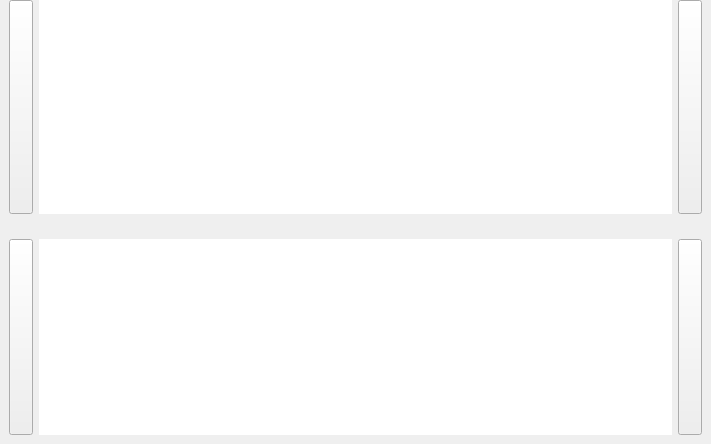
<?xml version="1.0" encoding="UTF-8"?>
<ui version="4.0">
 <class>m_OsdExtFilter</class>
 <widget class="QWidget" name="m_OsdExtFilter">
  <property name="geometry">
   <rect>
    <x>0</x>
    <y>0</y>
    <width>711</width>
    <height>444</height>
   </rect>
  </property>
  <layout class="QVBoxLayout" name="verticalLayout">
   <property name="spacing">
    <number>16</number>
   </property>
   <property name="leftMargin">
    <number>0</number>
   </property>
   <property name="topMargin">
    <number>0</number>
   </property>
   <property name="rightMargin">
    <number>0</number>
   </property>
   <property name="bottomMargin">
    <number>0</number>
   </property>
   <item>
    <widget class="COsdMediaModeContext" name="m_MediaMode" native="true">
     <property name="sizePolicy">
      <sizepolicy hsizetype="Expanding" vsizetype="Preferred">
       <horstretch>0</horstretch>
       <verstretch>0</verstretch>
      </sizepolicy>
     </property>
     <property name="palette">
      <palette>
       <active>
        <colorrole role="WindowText">
         <brush brushstyle="SolidPattern">
          <color alpha="255">
           <red>255</red>
           <green>153</green>
           <blue>51</blue>
          </color>
         </brush>
        </colorrole>
        <colorrole role="Text">
         <brush brushstyle="SolidPattern">
          <color alpha="255">
           <red>255</red>
           <green>153</green>
           <blue>51</blue>
          </color>
         </brush>
        </colorrole>
       </active>
       <inactive>
        <colorrole role="WindowText">
         <brush brushstyle="SolidPattern">
          <color alpha="255">
           <red>255</red>
           <green>153</green>
           <blue>51</blue>
          </color>
         </brush>
        </colorrole>
        <colorrole role="Text">
         <brush brushstyle="SolidPattern">
          <color alpha="255">
           <red>255</red>
           <green>153</green>
           <blue>51</blue>
          </color>
         </brush>
        </colorrole>
       </inactive>
       <disabled>
        <colorrole role="WindowText">
         <brush brushstyle="SolidPattern">
          <color alpha="255">
           <red>120</red>
           <green>120</green>
           <blue>120</blue>
          </color>
         </brush>
        </colorrole>
        <colorrole role="Text">
         <brush brushstyle="SolidPattern">
          <color alpha="255">
           <red>120</red>
           <green>120</green>
           <blue>120</blue>
          </color>
         </brush>
        </colorrole>
       </disabled>
      </palette>
     </property>
     <property name="skinBackground" stdset="0">
      <string notr="true">can_glass=&quot;0&quot; color1=&quot;0x50000000&quot; type=&quot;0&quot;</string>
     </property>
     <property name="buttonsImage" stdset="0">
      <stringlist notr="true">
       <string>img\tree\network-icon.png</string>
       <string>img\tree\network-local-icon.png</string>
       <string>img\tree\records-icon.png</string>
       <string>img\tree\network-icon.png</string>
      </stringlist>
     </property>
     <layout class="QHBoxLayout" name="horizontalLayout_2">
      <property name="topMargin">
       <number>0</number>
      </property>
      <property name="bottomMargin">
       <number>0</number>
      </property>
      <item>
       <widget class="CSkinButton" name="PANEL_UP_BUTTON_ID">
        <property name="sizePolicy">
         <sizepolicy hsizetype="Minimum" vsizetype="Minimum">
          <horstretch>0</horstretch>
          <verstretch>0</verstretch>
         </sizepolicy>
        </property>
        <property name="focusPolicy">
         <enum>Qt::NoFocus</enum>
        </property>
        <property name="text">
         <string notr="true"/>
        </property>
        <property name="autoRepeat">
         <bool>true</bool>
        </property>
        <property name="skinImage" stdset="0">
         <stringlist notr="true">
          <string>src=&quot;img\tree\panelleft.png&quot;</string>
         </stringlist>
        </property>
       </widget>
      </item>
      <item>
       <widget class="CSkinPanel" name="SkinPanel">
        <property name="sizePolicy">
         <sizepolicy hsizetype="Expanding" vsizetype="Expanding">
          <horstretch>0</horstretch>
          <verstretch>0</verstretch>
         </sizepolicy>
        </property>
        <property name="minimumSize">
         <size>
          <width>0</width>
          <height>0</height>
         </size>
        </property>
        <property name="maximumSize">
         <size>
          <width>16777215</width>
          <height>16777215</height>
         </size>
        </property>
        <property name="palette">
         <palette>
          <active>
           <colorrole role="WindowText">
            <brush brushstyle="SolidPattern">
             <color alpha="255">
              <red>255</red>
              <green>153</green>
              <blue>51</blue>
             </color>
            </brush>
           </colorrole>
          </active>
          <inactive>
           <colorrole role="WindowText">
            <brush brushstyle="SolidPattern">
             <color alpha="255">
              <red>255</red>
              <green>153</green>
              <blue>51</blue>
             </color>
            </brush>
           </colorrole>
          </inactive>
          <disabled>
           <colorrole role="WindowText">
            <brush brushstyle="SolidPattern">
             <color alpha="255">
              <red>120</red>
              <green>120</green>
              <blue>120</blue>
             </color>
            </brush>
           </colorrole>
          </disabled>
         </palette>
        </property>
        <property name="font">
         <font>
          <family>Tahoma</family>
          <pointsize>12</pointsize>
          <weight>75</weight>
          <bold>true</bold>
         </font>
        </property>
        <property name="cursor" stdset="0">
         <cursorShape>PointingHandCursor</cursorShape>
        </property>
        <property name="focusPolicy">
         <enum>Qt::NoFocus</enum>
        </property>
        <property name="frameShape">
         <enum>QFrame::NoFrame</enum>
        </property>
        <property name="frameShadow">
         <enum>QFrame::Plain</enum>
        </property>
        <property name="lineWidth">
         <number>0</number>
        </property>
        <property name="verticalScrollBarPolicy">
         <enum>Qt::ScrollBarAlwaysOff</enum>
        </property>
        <property name="horizontalScrollBarPolicy">
         <enum>Qt::ScrollBarAlwaysOff</enum>
        </property>
        <property name="editTriggers">
         <set>QAbstractItemView::NoEditTriggers</set>
        </property>
        <property name="showDropIndicator" stdset="0">
         <bool>false</bool>
        </property>
        <property name="dragEnabled">
         <bool>false</bool>
        </property>
        <property name="dragDropMode">
         <enum>QAbstractItemView::DropOnly</enum>
        </property>
        <property name="defaultDropAction">
         <enum>Qt::IgnoreAction</enum>
        </property>
        <property name="selectionMode">
         <enum>QAbstractItemView::NoSelection</enum>
        </property>
        <property name="verticalScrollMode">
         <enum>QAbstractItemView::ScrollPerPixel</enum>
        </property>
        <property name="horizontalScrollMode">
         <enum>QAbstractItemView::ScrollPerPixel</enum>
        </property>
        <property name="flow">
         <enum>QListView::LeftToRight</enum>
        </property>
        <property name="spacing">
         <number>1</number>
        </property>
        <property name="uniformItemSizes">
         <bool>true</bool>
        </property>
        <property name="skinItemSize" stdset="0">
         <size>
          <width>150</width>
          <height>30</height>
         </size>
        </property>
        <property name="skinBaseSize" stdset="0">
         <size>
          <width>0</width>
          <height>30</height>
         </size>
        </property>
        <property name="skinImage" stdset="0">
         <stringlist notr="true">
          <string>src=&quot;img\osd\mediamodeback.png&quot;</string>
          <string>src=&quot;img\osd\mediamodebackpress.png&quot;</string>
         </stringlist>
        </property>
        <property name="textRect" stdset="0">
         <rect>
          <x>30</x>
          <y>0</y>
          <width>150</width>
          <height>30</height>
         </rect>
        </property>
        <property name="textAlignment" stdset="0">
         <number>132</number>
        </property>
        <property name="glow" stdset="0">
         <string>glow=&quot;3.2&quot; color=&quot;0x901F1F40&quot;</string>
        </property>
        <property name="imgRect" stdset="0">
         <rect>
          <x>3</x>
          <y>2</y>
          <width>30</width>
          <height>30</height>
         </rect>
        </property>		
       </widget>
      </item>
      <item>
       <widget class="CSkinButton" name="PANEL_DOWN_BUTTON_ID">
        <property name="sizePolicy">
         <sizepolicy hsizetype="Minimum" vsizetype="Minimum">
          <horstretch>0</horstretch>
          <verstretch>0</verstretch>
         </sizepolicy>
        </property>
        <property name="focusPolicy">
         <enum>Qt::NoFocus</enum>
        </property>
        <property name="text">
         <string notr="true"/>
        </property>
        <property name="autoRepeat">
         <bool>true</bool>
        </property>
        <property name="skinImage" stdset="0">
         <stringlist>
          <string>src=&quot;img\tree\panelright.png&quot;</string>
         </stringlist>
        </property>
       </widget>
      </item>
     </layout>
    </widget>
   </item>
   <item>
    <widget class="COsdExtFilterContext" name="m_ExtFilter" native="true">
     <property name="sizePolicy">
      <sizepolicy hsizetype="Expanding" vsizetype="Preferred">
       <horstretch>0</horstretch>
       <verstretch>0</verstretch>
      </sizepolicy>
     </property>
     <property name="font">
      <font>
       <family>Tahoma</family>
       <pointsize>11</pointsize>
       <weight>75</weight>
       <bold>true</bold>
      </font>
     </property>
     <property name="acceptDrops">
      <bool>false</bool>
     </property>
     <property name="skinBackground" stdset="0">
      <string notr="true">can_glass=&quot;0&quot; color1=&quot;0x50000000&quot; type=&quot;0&quot;</string>
     </property>
     <property name="buttonsImage" stdset="0">
      <stringlist notr="true">
       <string>img\tree\selectall.png</string>
      </stringlist>
     </property>
     <layout class="QHBoxLayout" name="horizontalLayout">
      <item>
       <widget class="CSkinButton" name="PANEL_UP_BUTTON_ID">
        <property name="sizePolicy">
         <sizepolicy hsizetype="Minimum" vsizetype="Minimum">
          <horstretch>0</horstretch>
          <verstretch>0</verstretch>
         </sizepolicy>
        </property>
        <property name="focusPolicy">
         <enum>Qt::NoFocus</enum>
        </property>
        <property name="contextMenuPolicy">
         <enum>Qt::CustomContextMenu</enum>
        </property>
        <property name="text">
         <string notr="true"/>
        </property>
        <property name="autoRepeat">
         <bool>true</bool>
        </property>
        <property name="skinImage" stdset="0">
         <stringlist>
          <string>src=&quot;img\tree\panelleft.png&quot;</string>
         </stringlist>
        </property>
       </widget>
      </item>
      <item>
       <widget class="CSkinPanel" name="SkinPanel">
        <property name="sizePolicy">
         <sizepolicy hsizetype="Expanding" vsizetype="Expanding">
          <horstretch>0</horstretch>
          <verstretch>0</verstretch>
         </sizepolicy>
        </property>
        <property name="palette">
         <palette>
          <active>
           <colorrole role="WindowText">
            <brush brushstyle="SolidPattern">
             <color alpha="255">
              <red>248</red>
              <green>248</green>
              <blue>248</blue>
             </color>
            </brush>
           </colorrole>
           <colorrole role="Text">
            <brush brushstyle="SolidPattern">
             <color alpha="255">
              <red>247</red>
              <green>247</green>
              <blue>247</blue>
             </color>
            </brush>
           </colorrole>
          </active>
          <inactive>
           <colorrole role="WindowText">
            <brush brushstyle="SolidPattern">
             <color alpha="255">
              <red>248</red>
              <green>248</green>
              <blue>248</blue>
             </color>
            </brush>
           </colorrole>
           <colorrole role="Text">
            <brush brushstyle="SolidPattern">
             <color alpha="255">
              <red>247</red>
              <green>247</green>
              <blue>247</blue>
             </color>
            </brush>
           </colorrole>
          </inactive>
          <disabled>
           <colorrole role="WindowText">
            <brush brushstyle="SolidPattern">
             <color alpha="255">
              <red>120</red>
              <green>120</green>
              <blue>120</blue>
             </color>
            </brush>
           </colorrole>
           <colorrole role="Text">
            <brush brushstyle="SolidPattern">
             <color alpha="255">
              <red>120</red>
              <green>120</green>
              <blue>120</blue>
             </color>
            </brush>
           </colorrole>
          </disabled>
         </palette>
        </property>
        <property name="font">
         <font>
          <family>Tahoma</family>
          <pointsize>11</pointsize>
          <weight>75</weight>
          <bold>true</bold>
          <stylestrategy>PreferAntialias</stylestrategy>
         </font>
        </property>
        <property name="focusPolicy">
         <enum>Qt::NoFocus</enum>
        </property>
        <property name="acceptDrops">
         <bool>true</bool>
        </property>
        <property name="frameShape">
         <enum>QFrame::NoFrame</enum>
        </property>
        <property name="frameShadow">
         <enum>QFrame::Plain</enum>
        </property>
        <property name="lineWidth">
         <number>0</number>
        </property>
        <property name="verticalScrollBarPolicy">
         <enum>Qt::ScrollBarAlwaysOff</enum>
        </property>
        <property name="horizontalScrollBarPolicy">
         <enum>Qt::ScrollBarAlwaysOff</enum>
        </property>
        <property name="autoScroll">
         <bool>true</bool>
        </property>
        <property name="editTriggers">
         <set>QAbstractItemView::NoEditTriggers</set>
        </property>
        <property name="showDropIndicator" stdset="0">
         <bool>true</bool>
        </property>
        <property name="dragEnabled">
         <bool>true</bool>
        </property>
        <property name="dragDropMode">
         <enum>QAbstractItemView::DragDrop</enum>
        </property>
        <property name="defaultDropAction">
         <enum>Qt::IgnoreAction</enum>
        </property>
        <property name="selectionMode">
         <enum>QAbstractItemView::SingleSelection</enum>
        </property>
        <property name="textElideMode">
         <enum>Qt::ElideNone</enum>
        </property>
        <property name="verticalScrollMode">
         <enum>QAbstractItemView::ScrollPerPixel</enum>
        </property>
        <property name="horizontalScrollMode">
         <enum>QAbstractItemView::ScrollPerPixel</enum>
        </property>
        <property name="flow">
         <enum>QListView::LeftToRight</enum>
        </property>
        <property name="uniformItemSizes">
         <bool>true</bool>
        </property>
        <property name="selectionRectVisible">
         <bool>false</bool>
        </property>
        <property name="skinItemSize" stdset="0">
         <size>
          <width>82</width>
          <height>102</height>
         </size>
        </property>
        <property name="skinBaseSize" stdset="0">
         <size>
          <width>0</width>
          <height>102</height>
         </size>
        </property>
        <property name="skinImage" stdset="0">
         <stringlist notr="true">
          <string>src=&quot;img\tree\treeleftside2.png&quot;</string>
          <string>src=&quot;img\tree\treeleftsidepress2.png&quot;</string>
         </stringlist>
        </property>
        <property name="textRect" stdset="0">
         <rect>
          <x>0</x>
          <y>78</y>
          <width>82</width>
          <height>32</height>
         </rect>
        </property>
        <property name="textAlignment" stdset="0">
         <number>132</number>
        </property>
        <property name="glow" stdset="0">
         <string notr="true">glow=&quot;3.2&quot; color=&quot;0x901F1F40&quot;</string>
        </property>
        <property name="extTextRect" stdset="0">
         <rect>
          <x>0</x>
          <y>61</y>
          <width>72</width>
          <height>16</height>
         </rect>
        </property>
        <property name="extTextColor" stdset="0">
         <color alpha="176">
          <red>240</red>
          <green>240</green>
          <blue>240</blue>
         </color>
        </property>
        <property name="glowExtText" stdset="0">
         <string>glow=&quot;4&quot; color=&quot;0xC0101010&quot; samples=&quot;3&quot; indent=&quot;0&quot;</string>
        </property>
        <property name="extTextAlignment" stdset="0">
         <number>2</number>
        </property>
        <property name="extTextFont" stdset="0">
         <font>
          <family>Tahoma</family>
          <pointsize>11</pointsize>
          <weight>50</weight>
          <bold>false</bold>
          <stylestrategy>PreferAntialias</stylestrategy>
         </font>
        </property>
        <property name="imgRect" stdset="0">
         <rect>
          <x>8</x>
          <y>8</y>
          <width>60</width>
          <height>60</height>
         </rect>
        </property>
       <property name="imageOverlay" stdset="0">
		<string notr="true">img/tree/treeleftsideOverlay.png</string>
	   </property>
	   </widget>
      </item>
      <item>
       <widget class="CSkinButton" name="PANEL_DOWN_BUTTON_ID">
        <property name="sizePolicy">
         <sizepolicy hsizetype="Minimum" vsizetype="Minimum">
          <horstretch>0</horstretch>
          <verstretch>0</verstretch>
         </sizepolicy>
        </property>
        <property name="focusPolicy">
         <enum>Qt::NoFocus</enum>
        </property>
        <property name="text">
         <string notr="true"/>
        </property>
        <property name="autoRepeat">
         <bool>true</bool>
        </property>
        <property name="skinImage" stdset="0">
         <stringlist>
          <string>src=&quot;img\tree\panelright.png&quot;</string>
         </stringlist>
        </property>
       </widget>
      </item>
     </layout>
    </widget>
   </item>
  </layout>
 </widget>
 <customwidgets>
  <customwidget>
   <class>CSkinButton</class>
   <extends>QToolButton</extends>
   <header>skinbutton.h</header>
  </customwidget>
  <customwidget>
   <class>CSkinPanel</class>
   <extends>QListView</extends>
   <header>SkinPanel.h</header>
  </customwidget>
  <customwidget>
   <class>COsdExtFilterContext</class>
   <extends>QWidget</extends>
   <header>OsdExtFilterContext.h</header>
   <container>1</container>
  </customwidget>
  <customwidget>
   <class>COsdMediaModeContext</class>
   <extends>QWidget</extends>
   <header>OsdMediaModeContext.h</header>
   <container>1</container>
  </customwidget>
 </customwidgets>
 <resources/>
 <connections/>
</ui>
